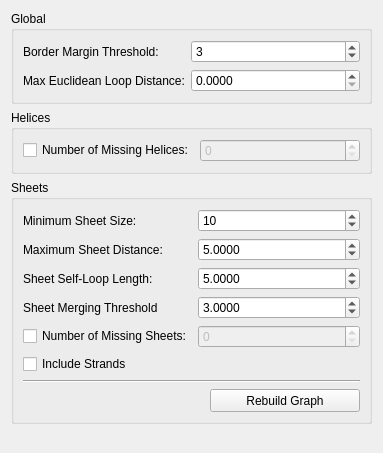
      <widget class="QWidget" name="tabAdvancedSettings">
       <attribute name="title">
        <string>Advanced Settings</string>
       </attribute>
       <layout class="QVBoxLayout" name="verticalLayout_2">
        <item>
         <widget class="QGroupBox" name="groupBox_9">
          <property name="title">
           <string>Global</string>
          </property>
          <layout class="QFormLayout" name="formLayout">
           <item row="0" column="0">
            <widget class="QLabel" name="label_14">
             <property name="text">
              <string>Border Margin Threshold:</string>
             </property>
            </widget>
           </item>
           <item row="0" column="1">
            <widget class="QSpinBox" name="spinBoxBorderMarginThreshold">
             <property name="sizePolicy">
              <sizepolicy hsizetype="Preferred" vsizetype="Fixed">
               <horstretch>0</horstretch>
               <verstretch>0</verstretch>
              </sizepolicy>
             </property>
             <property name="value">
              <number>3</number>
             </property>
            </widget>
           </item>
           <item row="1" column="0">
            <widget class="QLabel" name="label_6">
             <property name="toolTip">
              <string>The maximum euclidean distance between possibly connected helices even if they are not connected in the skeleton</string>
             </property>
             <property name="statusTip">
              <string>The maximum euclidean distance between possibly connected helices even if they are not connected in the skeleton</string>
             </property>
             <property name="whatsThis">
              <string>The maximum euclidean distance between possibly connected helices even if they are not connected in the skeleton</string>
             </property>
             <property name="text">
              <string>Max Euclidean Loop Distance:</string>
             </property>
            </widget>
           </item>
           <item row="1" column="1">
            <widget class="QDoubleSpinBox" name="doubleSpinBoxEuclideanDistance">
             <property name="decimals">
              <number>4</number>
             </property>
             <property name="maximum">
              <double>999999999.999899983406067</double>
             </property>
             <property name="value">
              <double>0.000000000000000</double>
             </property>
            </widget>
           </item>
          </layout>
         </widget>
        </item>
        <item>
         <widget class="QGroupBox" name="groupBox_10">
          <property name="title">
           <string>Helices</string>
          </property>
          <layout class="QGridLayout" name="gridLayout_7">
           <item row="0" column="0">
            <widget class="QCheckBox" name="checkBoxMissingHelices">
             <property name="text">
              <string>Number of Missing Helices:</string>
             </property>
            </widget>
           </item>
           <item row="0" column="1">
            <widget class="QSpinBox" name="spinBoxMissingHelixCount">
             <property name="enabled">
              <bool>false</bool>
             </property>
            </widget>
           </item>
          </layout>
         </widget>
        </item>
        <item>
         <widget class="QGroupBox" name="groupBox_3">
          <property name="sizePolicy">
           <sizepolicy hsizetype="Preferred" vsizetype="Preferred">
            <horstretch>0</horstretch>
            <verstretch>0</verstretch>
           </sizepolicy>
          </property>
          <property name="minimumSize">
           <size>
            <width>151</width>
            <height>161</height>
           </size>
          </property>
          <property name="maximumSize">
           <size>
            <width>16777215</width>
            <height>16777215</height>
           </size>
          </property>
          <property name="title">
           <string>Sheets</string>
          </property>
          <layout class="QGridLayout" name="gridLayout_4">
           <item row="0" column="0">
            <layout class="QGridLayout" name="gridLayout_3">
             <item row="0" column="1">
              <widget class="QSpinBox" name="spinBoxMinSheetSize">
               <property name="sizePolicy">
                <sizepolicy hsizetype="MinimumExpanding" vsizetype="Fixed">
                 <horstretch>0</horstretch>
                 <verstretch>0</verstretch>
                </sizepolicy>
               </property>
               <property name="minimumSize">
                <size>
                 <width>51</width>
                 <height>0</height>
                </size>
               </property>
               <property name="layoutDirection">
                <enum>Qt::LeftToRight</enum>
               </property>
               <property name="maximum">
                <number>99999</number>
               </property>
               <property name="value">
                <number>10</number>
               </property>
              </widget>
             </item>
             <item row="1" column="0">
              <widget class="QSplitter" name="splitter_5">
               <property name="orientation">
                <enum>Qt::Horizontal</enum>
               </property>
               <widget class="QLabel" name="label_16">
                <property name="sizePolicy">
                 <sizepolicy hsizetype="MinimumExpanding" vsizetype="Preferred">
                  <horstretch>0</horstretch>
                  <verstretch>0</verstretch>
                 </sizepolicy>
                </property>
                <property name="minimumSize">
                 <size>
                  <width>120</width>
                  <height>0</height>
                 </size>
                </property>
                <property name="toolTip">
                 <string>The maximum euclidean distance between possibly connected helices even if they are not connected in the skeleton</string>
                </property>
                <property name="statusTip">
                 <string>The maximum euclidean distance between possibly connected helices even if they are not connected in the skeleton</string>
                </property>
                <property name="whatsThis">
                 <string>The maximum euclidean distance between possibly connected helices even if they are not connected in the skeleton</string>
                </property>
                <property name="text">
                 <string>Maximum Sheet Distance:</string>
                </property>
               </widget>
              </widget>
             </item>
             <item row="1" column="1">
              <widget class="QDoubleSpinBox" name="doubleSpinBoxMaxSheetDistance">
               <property name="sizePolicy">
                <sizepolicy hsizetype="MinimumExpanding" vsizetype="Fixed">
                 <horstretch>0</horstretch>
                 <verstretch>0</verstretch>
                </sizepolicy>
               </property>
               <property name="minimumSize">
                <size>
                 <width>0</width>
                 <height>0</height>
                </size>
               </property>
               <property name="text" stdset="0">
                <string>5.0000</string>
               </property>
               <property name="prefix">
                <string/>
               </property>
               <property name="decimals">
                <number>4</number>
               </property>
               <property name="maximum">
                <double>1000000000.000000000000000</double>
               </property>
               <property name="value">
                <double>5.000000000000000</double>
               </property>
              </widget>
             </item>
             <item row="2" column="0">
              <widget class="QSplitter" name="splitter_8">
               <property name="orientation">
                <enum>Qt::Horizontal</enum>
               </property>
               <widget class="QLabel" name="label_21">
                <property name="sizePolicy">
                 <sizepolicy hsizetype="MinimumExpanding" vsizetype="Preferred">
                  <horstretch>0</horstretch>
                  <verstretch>0</verstretch>
                 </sizepolicy>
                </property>
                <property name="minimumSize">
                 <size>
                  <width>120</width>
                  <height>0</height>
                 </size>
                </property>
                <property name="text">
                 <string>Sheet Self-Loop Length:</string>
                </property>
               </widget>
              </widget>
             </item>
             <item row="2" column="1">
              <widget class="QDoubleSpinBox" name="doubleSpinBoxSheetSelfLoopLength">
               <property name="sizePolicy">
                <sizepolicy hsizetype="Preferred" vsizetype="Fixed">
                 <horstretch>0</horstretch>
                 <verstretch>0</verstretch>
                </sizepolicy>
               </property>
               <property name="text" stdset="0">
                <string>5.0000</string>
               </property>
               <property name="decimals">
                <number>4</number>
               </property>
               <property name="maximum">
                <double>999999999.999899983406067</double>
               </property>
               <property name="value">
                <double>5.000000000000000</double>
               </property>
              </widget>
             </item>
             <item row="6" column="0" colspan="2">
              <widget class="Line" name="line_6">
               <property name="orientation">
                <enum>Qt::Horizontal</enum>
               </property>
              </widget>
             </item>
             <item row="7" column="0" colspan="2">
              <layout class="QHBoxLayout" name="horizontalLayout">
               <item>
                <spacer name="horizontalSpacer">
                 <property name="orientation">
                  <enum>Qt::Horizontal</enum>
                 </property>
                 <property name="sizeType">
                  <enum>QSizePolicy::MinimumExpanding</enum>
                 </property>
                 <property name="sizeHint" stdset="0">
                  <size>
                   <width>187</width>
                   <height>20</height>
                  </size>
                 </property>
                </spacer>
               </item>
               <item>
                <widget class="QPushButton" name="pushButtonRebuildGraph">
                 <property name="enabled">
                  <bool>true</bool>
                 </property>
                 <property name="sizePolicy">
                  <sizepolicy hsizetype="Minimum" vsizetype="Fixed">
                   <horstretch>0</horstretch>
                   <verstretch>0</verstretch>
                  </sizepolicy>
                 </property>
                 <property name="minimumSize">
                  <size>
                   <width>150</width>
                   <height>23</height>
                  </size>
                 </property>
                 <property name="maximumSize">
                  <size>
                   <width>150</width>
                   <height>16777215</height>
                  </size>
                 </property>
                 <property name="text">
                  <string>Rebuild Graph</string>
                 </property>
                </widget>
               </item>
              </layout>
             </item>
             <item row="3" column="0">
              <widget class="QLabel" name="label_17">
               <property name="text">
                <string>Sheet Merging Threshold</string>
               </property>
              </widget>
             </item>
             <item row="3" column="1">
              <widget class="QDoubleSpinBox" name="doubleSpinBoxSheetMergeThreshold">
               <property name="decimals">
                <number>4</number>
               </property>
               <property name="maximum">
                <double>10000.000000000000000</double>
               </property>
               <property name="value">
                <double>3.000000000000000</double>
               </property>
              </widget>
             </item>
             <item row="0" column="0">
              <widget class="QSplitter" name="splitter_3">
               <property name="orientation">
                <enum>Qt::Horizontal</enum>
               </property>
               <widget class="QLabel" name="label_15">
                <property name="sizePolicy">
                 <sizepolicy hsizetype="MinimumExpanding" vsizetype="Preferred">
                  <horstretch>0</horstretch>
                  <verstretch>0</verstretch>
                 </sizepolicy>
                </property>
                <property name="minimumSize">
                 <size>
                  <width>120</width>
                  <height>0</height>
                 </size>
                </property>
                <property name="toolTip">
                 <string>The maximum euclidean distance between possibly connected helices even if they are not connected in the skeleton</string>
                </property>
                <property name="statusTip">
                 <string>The maximum euclidean distance between possibly connected helices even if they are not connected in the skeleton</string>
                </property>
                <property name="whatsThis">
                 <string>The maximum euclidean distance between possibly connected helices even if they are not connected in the skeleton</string>
                </property>
                <property name="text">
                 <string>Minimum Sheet Size:</string>
                </property>
               </widget>
              </widget>
             </item>
             <item row="5" column="0" colspan="2">
              <widget class="QCheckBox" name="checkBoxIncludeStrands">
               <property name="text">
                <string>Include Strands</string>
               </property>
              </widget>
             </item>
             <item row="4" column="0">
              <widget class="QCheckBox" name="checkBoxMissingSheets">
               <property name="text">
                <string>Number of Missing Sheets:</string>
               </property>
              </widget>
             </item>
             <item row="4" column="1">
              <widget class="QSpinBox" name="spinBoxMissingSheetCount">
               <property name="enabled">
                <bool>false</bool>
               </property>
              </widget>
             </item>
            </layout>
           </item>
          </layout>
         </widget>
        </item>
        <item>
         <spacer name="verticalSpacer_3">
          <property name="orientation">
           <enum>Qt::Vertical</enum>
          </property>
          <property name="sizeHint" stdset="0">
           <size>
            <width>340</width>
            <height>18</height>
           </size>
          </property>
         </spacer>
        </item>
       </layout>
      </widget>
